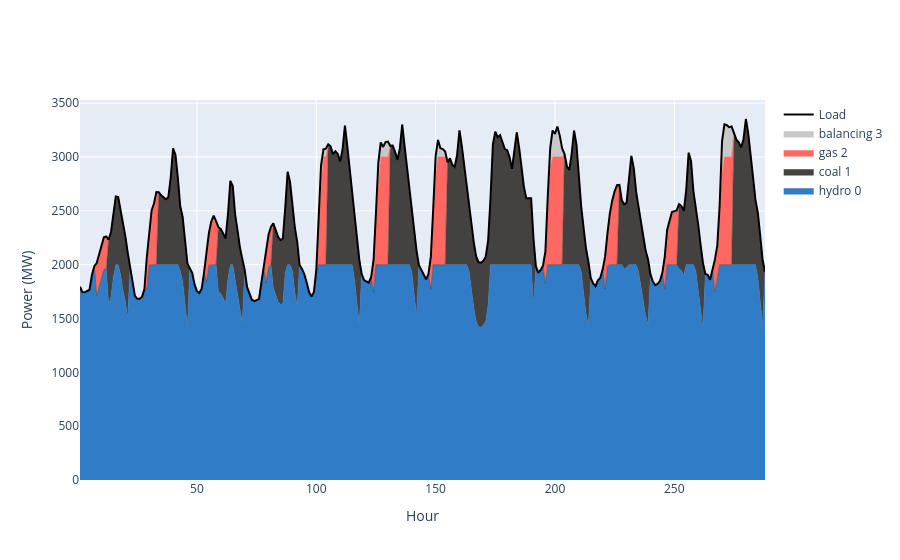

The notebook cell saved with this chart:
### Code cell
st = Setup()
a = [st.units(1, "hydro", 100*2, 1000*2, 30, 0, 2*1000, 0, True, 0) for _ in range(1)]
b = [st.units(1, "coal", 600, 1500, 40, 0, 1500, 12, True, 0) for _ in range(1)] 
c = [st.units(1, "gas", 300, 1000, 60, 0, 300, 0, True, 0) for _ in range(1)] 
d = [st.units(1, "balancing", 0, 1000, 100, 0, 1000, 0, True, 0) for _ in range(1)] 
a += b + c + d

st.setup_generator_bids(a)
mo = Market(st.original_bids, st.load_schedule.iloc[0:24*6*2])
mo.start()
chart_by_type(mo.logs)

### Figure 1 — Plotly figure (JSON) as saved in the notebook; plotly's stock layout.template omitted (floating-point values rounded to 4 significant figures; data arrays with more than 128 entries replaced by an {"elided": "..."} marker saying what was removed)
{"data": [{"fillcolor": "#307CC7", "line": {"color": "#307CC7", "width": 0.5}, "mode": "lines", "name": "hydro 0", "stackgroup": "one", "type": "scatter", "x": {"elided": "288 int values"}, "y": {"elided": "288 float values"}}, {"fillcolor": "#444141", "line": {"color": "#444141", "width": 0.5}, "mode": "lines", "name": "coal 1", "stackgroup": "one", "type": "scatter", "x": {"elided": "288 int values"}, "y": {"elided": "288 float values"}}, {"fillcolor": "#FF6961", "line": {"color": "#FF6961", "width": 0.5}, "mode": "lines", "name": "gas 2", "stackgroup": "one", "type": "scatter", "x": {"elided": "288 int values"}, "y": {"elided": "288 float values"}}, {"fillcolor": "#C8C8C8", "line": {"color": "#C8C8C8", "width": 0.5}, "mode": "lines", "name": "balancing 3", "stackgroup": "one", "type": "scatter", "x": {"elided": "288 int values"}, "y": {"elided": "288 float values"}}, {"line": {"color": "black", "width": 2}, "mode": "lines", "name": "Load", "type": "scatter", "x": {"elided": "288 int values"}, "y": {"elided": "288 float values"}}], "layout": {"xaxis": {"title": {"text": "Hour"}}, "yaxis": {"title": {"text": "Power (MW)"}}}}
